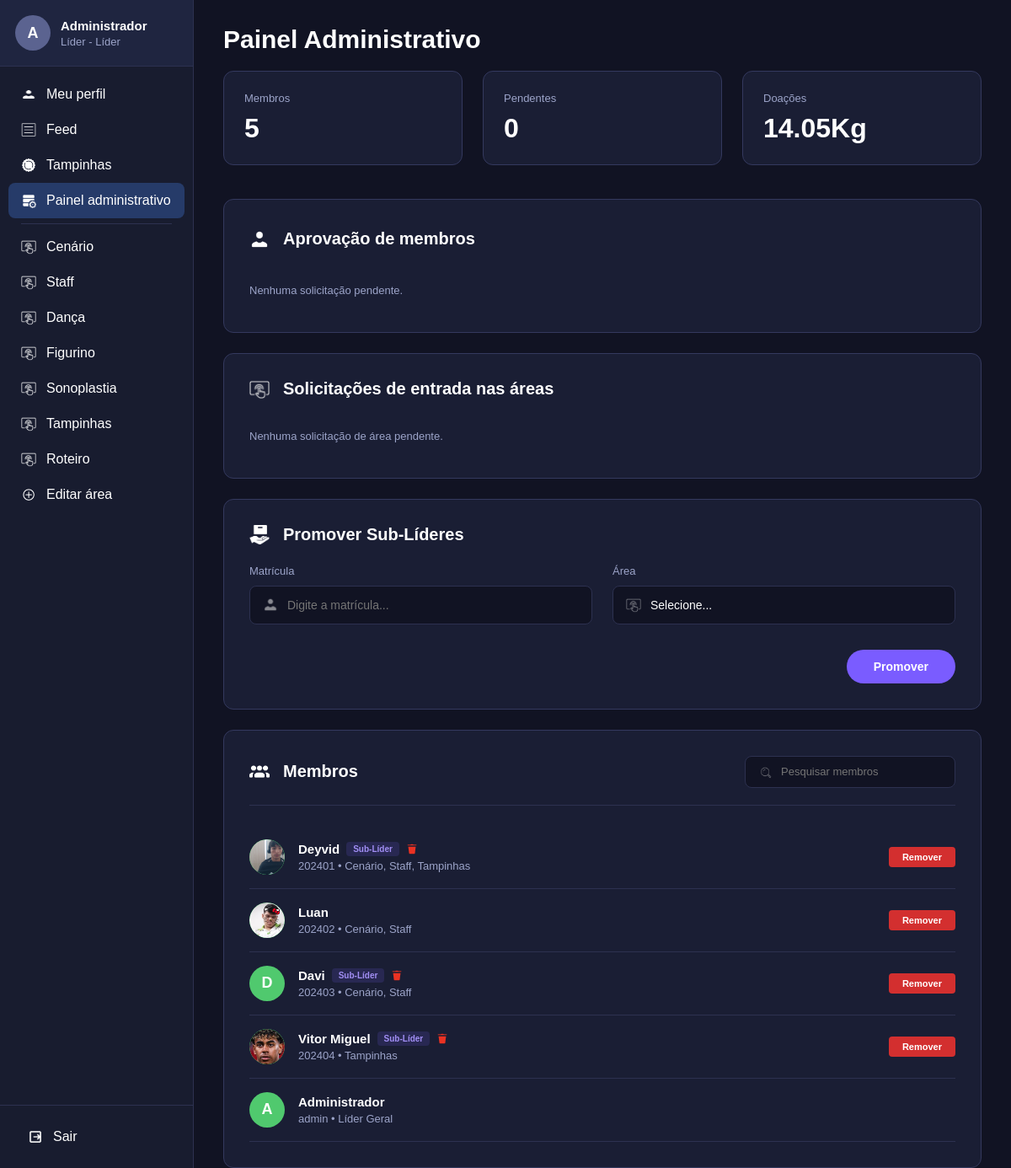
Page /painel-administrativo/ (signed in) on the earlier database version.
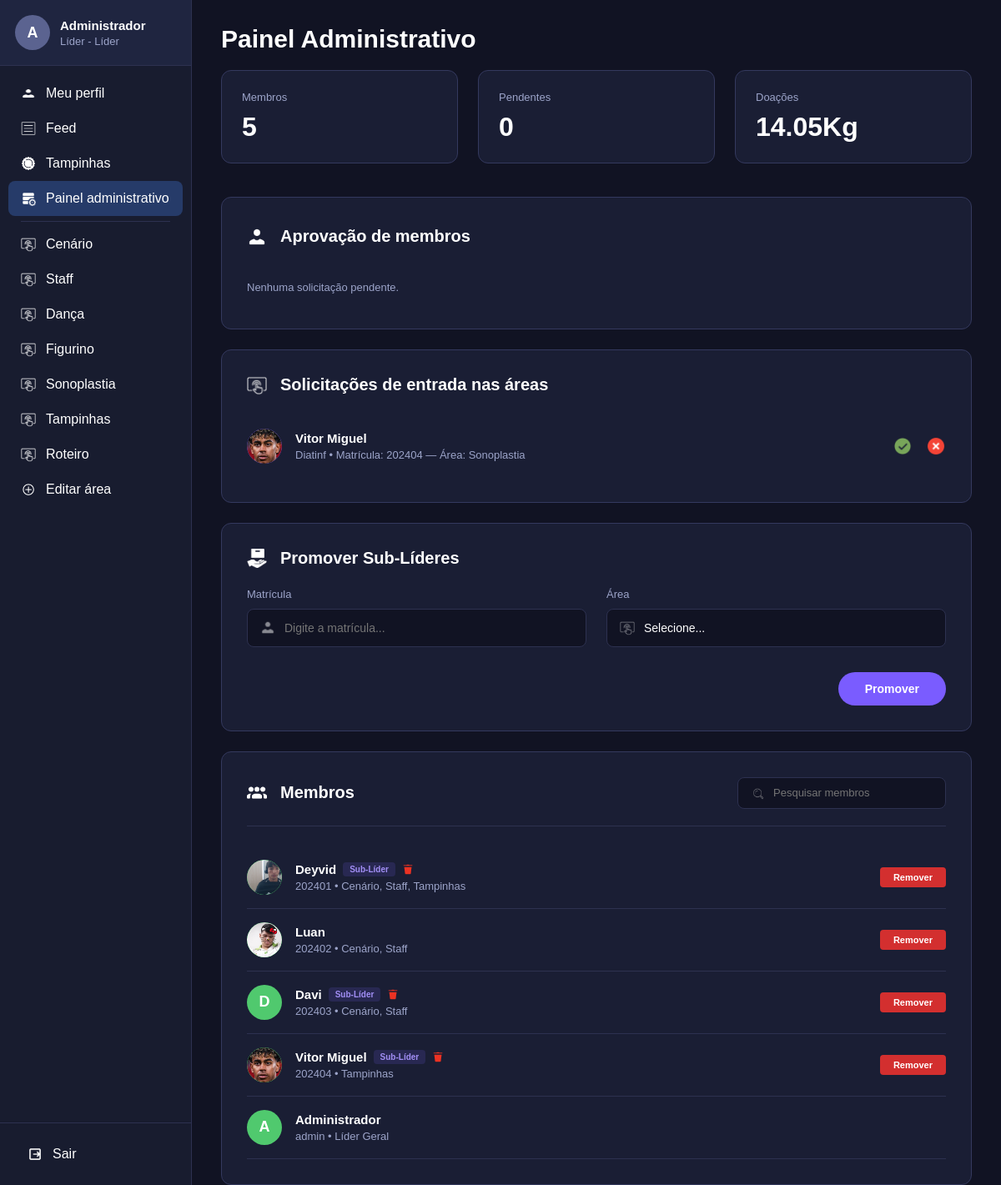
Same page on the later database version.
### usuarios/models.py (models this page shows, shortened)
class Usuario(models.Model):
    nome=models.CharField(max_length=100, blank=True, default="")
    matricula=models.CharField(max_length=20, unique=True)
    senha=models.CharField(max_length=255)
    diretoria=models.CharField(max_length=50)
    areas=models.TextField()
    aprovado=models.BooleanField(default=True)
    sub_lider=models.BooleanField(default=False)
    sublider_de=models.CharField(max_length=50, null=True, blank=True)
    doacao_tampinhas=models.FloatField(default=0)
    foto=models.ImageField(upload_to="perfis/", null=True, blank=True)
    bio=models.TextField(blank=True, default="")
    def nome_exibicao(self):
        if self.nome and self.nome.strip():
            return self.nome.strip()
        return self.matricula
    def inicial_perfil(self):
        base = (self.nome_exibicao() or "U").strip()
        return base[0].upper() if base else "U"
    def eh_administrador(self):
        mat = (self.matricula or "").strip().lower()
        diret = (self.diretoria or "").strip().lower()
        return mat == "admin" or diret in ["líder", "lider", "líder geral", "lider geral"]
    def tem_acesso_painel(self):
        return self.eh_administrador() or self.sub_lider
    def get_areas_list(self):
        if self.areas:
            return [a.strip() for a in self.areas.split(",") if a.strip()]
        return []
    def get_areas_sidebar(self):
        if self.eh_administrador():
            return ["Cenário", "Staff", "Dança", "Figurino", "Sonoplastia", "Tampinhas", "Roteiro"]
        return self.get_areas_ordenadas()

class SolicitacaoArea(models.Model):
    usuario=models.ForeignKey(Usuario, on_delete=models.CASCADE, related_name="solicitacoes_area")
    area=models.CharField(max_length=50)
    solicitado_em=models.DateTimeField(auto_now_add=True)
    class Meta:
        unique_together=("usuario","area")

### usuarios/views.py (the view)
# urls.py: path("painel-administrativo/", views.painel_administrativo, name="painel_administrativo"),
def painel_administrativo(request):
    usuario = usuario_logado(request)
    if usuario is None:
        return redirect("login")
    if not usuario.tem_acesso_painel():
        definir_mensagem(request, messages.error, "Você não possui permissão para acessar o Painel Administrativo.")
        return redirect_autenticado(request, "feed")
    todos_aprovados = Usuario.objects.filter(aprovado=True).order_by("matricula")
    total_doacoes = obter_total_doacoes_kg_formatado(com_unidade=False)
    membros_elegiveis_doacao = [m for m in todos_aprovados if not m.eh_administrador()]
    meta_atual_d = obter_meta_tampinhas_kg()
    meta_tampinhas_atual_str = f"{meta_atual_d:.3f}".rstrip("0").rstrip(".") or "40"
    meta_tampinhas_formatada = formatar_kg(meta_atual_d, is_gramas=False)
    if usuario.sub_lider and not usuario.eh_administrador():
        membros = obter_membros_da_area(usuario.sublider_de)
        pendentes = Usuario.objects.none()
        tarefas_base = Tarefa.objects.filter(area=usuario.sublider_de).prefetch_related("conclusoes")
        tarefas = tarefas_base.filter(encerrada=False).annotate(
            total_concl=Count("conclusoes", filter=~Q(conclusoes__usuario=F("criada_por")), distinct=True)
        ).order_by("-criada_em")
        tarefas_concluidas = tarefas_base.filter(encerrada=True).annotate(
            total_concl=Count("conclusoes", filter=~Q(conclusoes__usuario=F("criada_por")), distinct=True)
        ).order_by("-criada_em")
        solicitacoes_area = SolicitacaoArea.objects.filter(
            area=usuario.sublider_de
        ).select_related("usuario").order_by("solicitado_em")
        total_membros = len(membros)
        total_pendentes = solicitacoes_area.count()
    else:
        membros = todos_aprovados
        pendentes = Usuario.objects.filter(aprovado=False).order_by("matricula")
        tarefas = Tarefa.objects.filter(encerrada=False).order_by("-criada_em")
        tarefas_concluidas = Tarefa.objects.none()
        solicitacoes_area = SolicitacaoArea.objects.select_related("usuario").order_by("area", "solicitado_em")
        total_membros = membros.count()
        total_pendentes = pendentes.count()
    return render(request, "admin.html", {
        "usuario": usuario,
        "membros": membros,
        "pendentes": pendentes,
        "total_membros": total_membros,
        "total_pendentes": total_pendentes,
        "total_doacoes": total_doacoes,
        "membros_elegiveis_doacao": membros_elegiveis_doacao,
        "meta_tampinhas_atual": meta_tampinhas_atual_str,
        "meta_tampinhas_formatada": meta_tampinhas_formatada,
        "tarefas": tarefas,
        "tarefas_concluidas": tarefas_concluidas,
        "solicitacoes_area": solicitacoes_area,
    })

### usuarios/context_processors.py (called while the page is built, shortened)
def gerar_token_usuario(usuario_id):
    if not usuario_id:
        return ""
    try:
        return signing.dumps({"usuario": int(usuario_id)}, salt=TOKEN_SALT)
    except Exception:
        return ""

def consumir_notificacoes_validas(request, usuario_id):
    notificacoes = []
    try:
        storage = messages.get_messages(request)
        mensagens_brutas = list(storage)
        if hasattr(storage, "_loaded_data"):
            storage._loaded_data = []
        if hasattr(storage, "_queued_messages"):
            storage._queued_messages = []
        storage.used = True
        if hasattr(request, "session") and "_messages" in request.session:
            del request.session["_messages"]
        agora = time.time()
        caminho_atual = unquote(getattr(request, "path", "") or "").rstrip("/") or "/"
        uid_atual_str = str(usuario_id) if usuario_id else "anon"
    except Exception:
        return []
    return notificacoes[-1:]

### usuarios/templates/admin.html (shortened to what the changed rows need)
{% load static %}
{% load usuarios_extras %}
<!DOCTYPE html>
<html lang="pt-br">
<head>
    <link rel="stylesheet" href="{% static 'css/base.css' %}">
    <link rel="stylesheet" href="{% static 'css/admin.css' %}">
</head>
<body>
{% include "_sidebar.html" with pagina_ativa="painel" %}
<main class="conteudo">
    <div class="container-pagina container-admin">
        <div class="titulo-pagina">
            <h1>Painel Administrativo</h1>
        </div>
        {% if usuario.eh_administrador %}
        <section class="painel-card">
            <div class="card-header">
                <h2>Aprovação de membros</h2>
            </div>
        </section>
        <section class="painel-card">
            <div class="card-header">
                <h2>Solicitações de entrada nas áreas</h2>
            </div>
            <div class="lista-itens">
                {% for sol in solicitacoes_area %}
                <div class="item-linha">
                    <div class="info-principal">
                        <a href="{% url 'ver_perfil' sol.usuario.id %}{% if user_token %}?_user_token={{ user_token|urlencode }}{% endif %}" class="avatar avatar-roxo" style="overflow:hidden;text-decoration:none;color:white;">
                            {% if sol.usuario.foto and sol.usuario.foto.name %}
                                <img src="{{ sol.usuario.foto.url }}" alt="{{ sol.usuario.nome_exibicao }}" class="avatar-foto-img">
                            {% else %}
                                {{ sol.usuario.inicial_perfil }}
                            {% endif %}
                        </a>
                        <div class="textos">
                            <h3><a href="{% url 'ver_perfil' sol.usuario.id %}{% if user_token %}?_user_token={{ user_token|urlencode }}{% endif %}" class="link-perfil-usuario">{{ sol.usuario.nome_exibicao }}</a></h3>
                            <p>{{ sol.usuario.diretoria }} • Matrícula: {{ sol.usuario.matricula }} — Área: {{ sol.area }}</p>
                        </div>
                    </div>
                    <div class="acoes">
                        <form action="{% url 'aprovar_solicitacao_area' sol.id %}" method="POST">
                            <button type="submit" class="btn-icon" title="Aprovar entrada">
                                <img src="{% static 'imgs/icone-check-verde.png' %}" alt="Aprovar">
                            </button>
                        </form>
                        <form action="{% url 'recusar_solicitacao_area' sol.id %}" method="POST" onsubmit="return confirm('Deseja recusar esta solicitação?')">
                            <button type="submit" class="btn-icon" title="Recusar entrada">
                                <img src="{% static 'imgs/icone-cross-vermelho.png' %}" alt="Recusar">
                            </button>
                        </form>
                    </div>
                </div>
                {% empty %}
                <p class="sem-itens">Nenhuma solicitação de área pendente.</p>
                {% endfor %}
            </div>
        </section>
        <section class="painel-card">
            <div class="card-header">
                <h2>Promover Sub-Líderes</h2>
            </div>
        </section>
        {% endif %}
        <section class="painel-card" id="card-membros-painel">
            <div class="card-header flex-between">
                <div class="titulo-icone">
                    <h2>Membros</h2>
                </div>
            </div>
            <div class="lista-itens">
                {% for membro in membros %}
                <div class="item-linha">
                    <div class="info-principal">
                        <a href="{% url 'ver_perfil' membro.id %}{% if user_token %}?_user_token={{ user_token|urlencode }}{% endif %}" class="avatar avatar-verde" style="overflow:hidden;text-decoration:none;color:white;">
                            {% if membro.foto and membro.foto.name %}
                                <img src="{{ membro.foto.url }}" alt="{{ membro.nome_exibicao }}" class="avatar-foto-img">
                            {% else %}
                                {{ membro.inicial_perfil }}
                            {% endif %}
                        </a>
                        <div class="textos">
                            <div class="nome-badges">
                                <h3><a href="{% url 'ver_perfil' membro.id %}{% if user_token %}?_user_token={{ user_token|urlencode }}{% endif %}" class="link-perfil-usuario">{{ membro.nome_exibicao }}</a></h3>
                                {% if membro.sub_lider %}
                                    <span class="badge-sublider">Sub-Líder</span>
                                    {% if usuario.eh_administrador %}
                                    <form action="{% url 'remover_sublider' membro.id %}" method="POST" class="form-inline">
                                        <button type="submit" class="btn-lixeira">
                                            <img src="{% static 'imgs/icone-lixeira.png' %}" alt="Remover cargo">
                                        </button>
                                    </form>
                                    {% endif %}
                                {% endif %}
                            </div>
                            {% if usuario.eh_administrador %}
                            <p>{{ membro.matricula }}{% if membro.eh_administrador %} • Líder Geral{% elif membro.get_areas_list %} • {{ membro.get_areas_list|join:", " }}{% endif %}</p>
                            {% else %}
                            <p>{{ membro.matricula }} - {{ usuario.sublider_de }}</p>
                            {% endif %}
                        </div>
                    </div>
                    <div class="acoes">
                        {% if usuario.eh_administrador and not membro.eh_administrador %}
                        <form action="{% url 'remover_membro' membro.id %}" method="POST" onsubmit="return confirm('Deseja realmente remover este membro?');">
                            <button type="submit" class="btn-remover">Remover</button>
                        </form>
                        {% endif %}
                    </div>
                </div>
                {% empty %}
                <p class="sem-itens">{% if usuario.eh_administrador %}Nenhum membro aprovado ainda.{% else %}Nenhum membro vinculado a esta área ainda.{% endif %}</p>
                {% endfor %}
            </div>
        </section>
    </div>
</main>
<link rel="stylesheet" href="{% static 'vendor/flatpickr/flatpickr.min.css' %}">
</body>
</html>

### usuarios/templates/_sidebar.html (shortened to what this page needs)
{% load static %}
<aside class="sidebar">
    <div>
        <a href="{% url 'meu_perfil' %}{% if user_token %}?_user_token={{ user_token|urlencode }}{% endif %}" class="usuario {% if pagina_ativa == 'perfil' %}usuario-ativo{% endif %}" title="Acessar meu perfil">
            <div class="avatar">
                {% if usuario.foto and usuario.foto.name %}
                    <img src="{{ usuario.foto.url }}" alt="{{ usuario.nome_exibicao }}" class="avatar-foto-img">
                {% else %}
                    {{ usuario.inicial_perfil }}
                {% endif %}
            </div>
            <div class="dados-usuario">
                <h3>{{ usuario.nome_exibicao }}</h3>
                <p>{{ usuario.diretoria }} - {% if usuario.eh_administrador %}Líder{% elif usuario.sub_lider %}Sub-Líder{% else %}Membro{% endif %}</p>
            </div>
        </a>
        <nav class="menu">
            <a href="{% url 'meu_perfil' %}{% if user_token %}?_user_token={{ user_token|urlencode }}{% endif %}" class="{% if pagina_ativa == 'perfil' %}ativo{% endif %}">
                <img src="{% static 'imgs/icone-usuario.png' %}" alt="Perfil">
                <span>Meu perfil</span>
            </a>
            <a href="{% url 'feed' %}{% if user_token %}?_user_token={{ user_token|urlencode }}{% endif %}" class="{% if pagina_ativa == 'feed' %}ativo{% endif %}">
                <img src="{% static 'imgs/icone-feed.png' %}" alt="Feed">
                <span>Feed</span>
            </a>
            <a href="{% url 'tampinhas' %}{% if user_token %}?_user_token={{ user_token|urlencode }}{% endif %}" class="{% if pagina_ativa == 'tampinhas' %}ativo{% endif %}">
                <img src="{% static 'imgs/icone-tampinhas.png' %}" alt="Tampinhas">
                <span>Tampinhas</span>
            </a>
            {% if usuario.tem_acesso_painel %}
                <a href="{% url 'painel_administrativo' %}{% if user_token %}?_user_token={{ user_token|urlencode }}{% endif %}" class="{% if pagina_ativa == 'painel' %}ativo{% endif %}">
                    <img src="{% static 'imgs/icone-painel.png' %}" alt="Painel">
                    <span class="texto-painel">Painel administrativo</span>
                </a>
            {% endif %}
            <div class="menu-separador"></div>
            {% for area in usuario.get_areas_sidebar %}
                <a href="{% url 'chat_area' area %}{% if user_token %}?_user_token={{ user_token|urlencode }}{% endif %}" class="{% if area_ativa == area %}ativo{% endif %}">
                    <img src="{% static 'imgs/icone-area.png' %}" alt=""><span>{{ area }}</span>
                </a>
            {% endfor %}
            <a href="{% url 'nova_area' %}{% if user_token %}?_user_token={{ user_token|urlencode }}{% endif %}" class="{% if pagina_ativa == 'nova_area' %}ativo{% endif %}">
                <img src="{% static 'imgs/icone-editar-area.png' %}" alt="Editar área">
                <span>Editar área</span>
            </a>
        </nav>
    </div>
    <div class="rodape-sidebar">
        <a href="{% url 'sair' %}" id="link-sair-sidebar" onclick="return confirm('Deseja realmente sair da sua conta?');">
            <img src="{% static 'imgs/icone-sair.png' %}" alt="Sair">
            <span>Sair</span>
        </a>
    </div>
</aside>

Differences in the rows shown:
added SolicitacaoArea: usuario.foto (picture), usuario.nome_exibicao "Vitor Miguel", usuario.diretoria "Diatinf", usuario.matricula "202404", area "Sonoplastia"
Other differences:
text no longer shown: "Nenhuma solicitação de área pendente."
